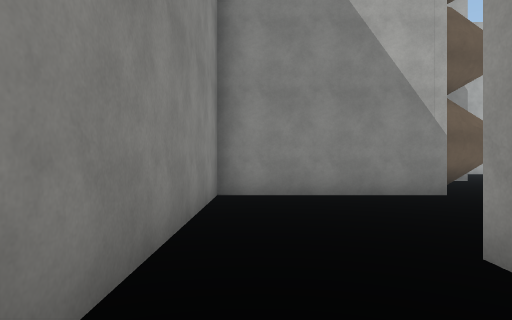
View 1 (above)

24 first-person views from a walk through a Unity game level. The camera is 1.5 m above the floor, looks level and sees 75° across. The floor is counted in squares, 2 m on a side. Each view is taken from the middle of a square. On the plan, view 1 faces up. The plan holds only what a view shows up to about 11 squares ahead; the rest is blank. The place goes on beyond the plan. The player is left out. Surface patterns are stand-ins for the level's own textures.

View 2
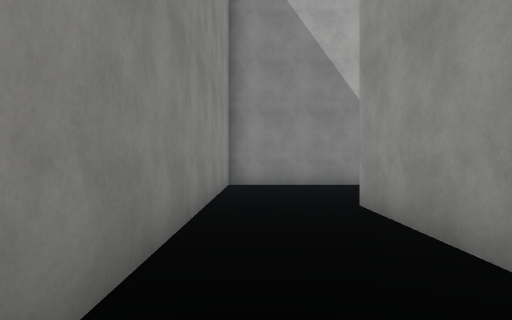

View 3
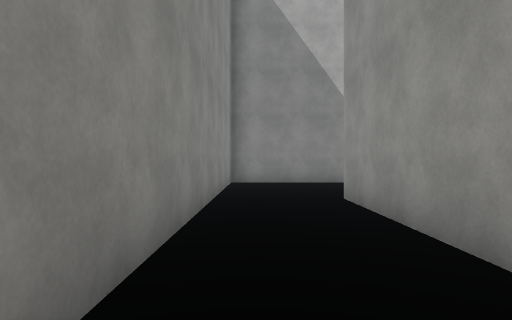

View 4
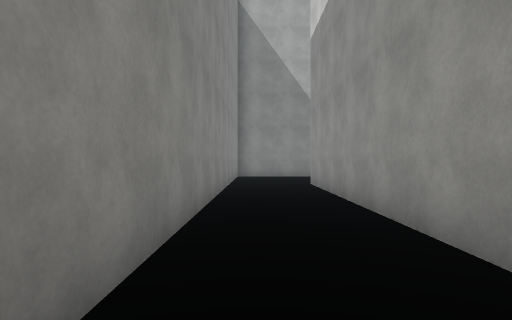

View 5
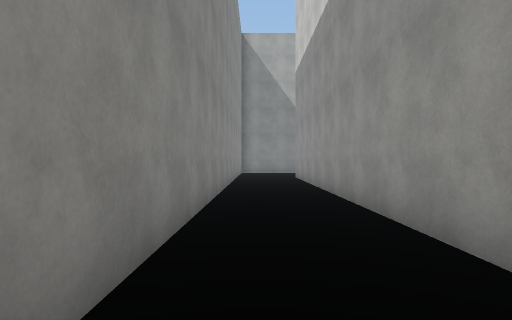

View 6
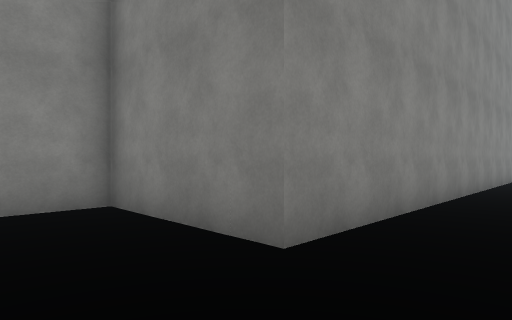

View 7
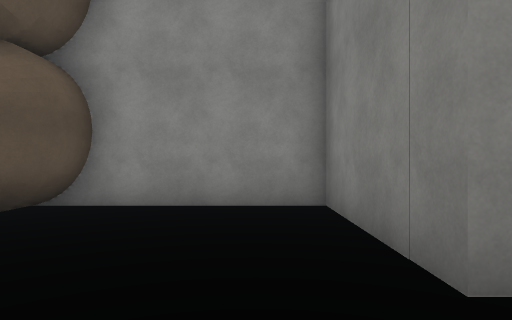

View 8
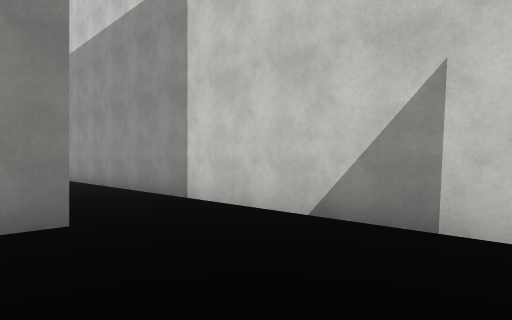

View 9
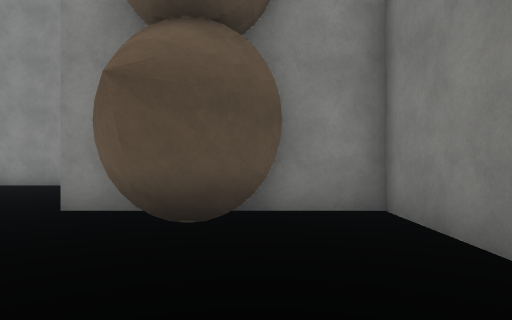

View 10
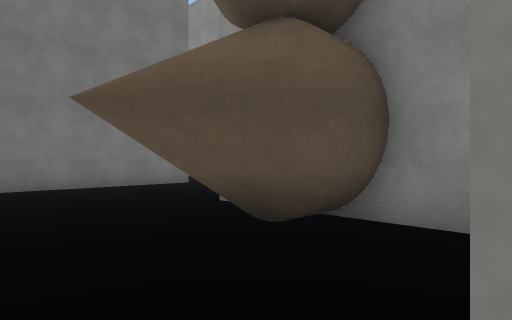

View 11
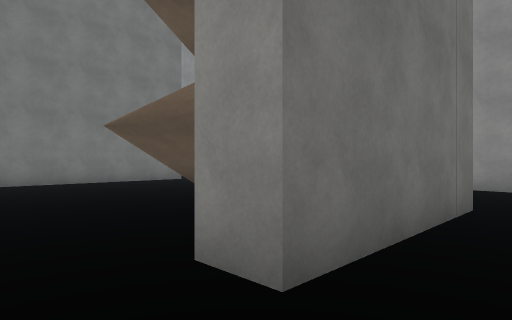

View 12
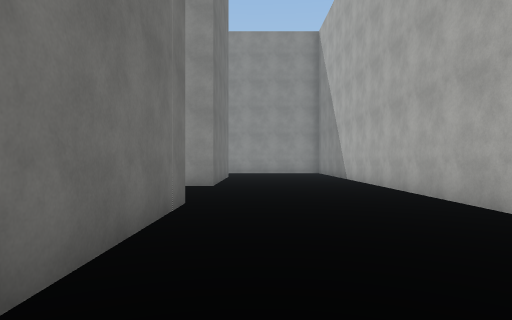

View 13
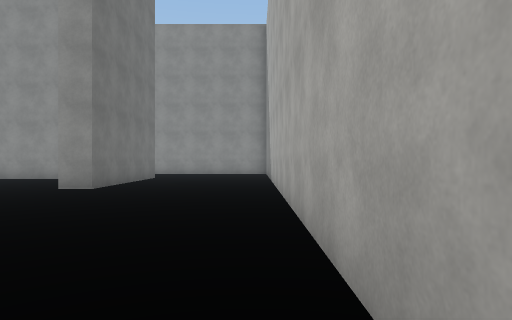

View 14
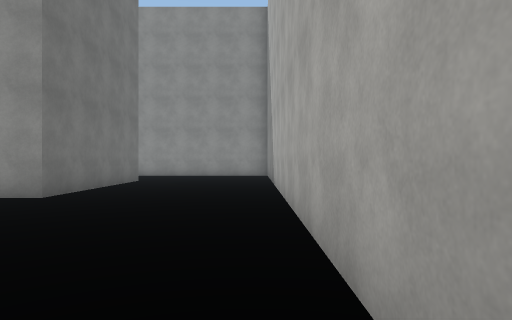

View 15
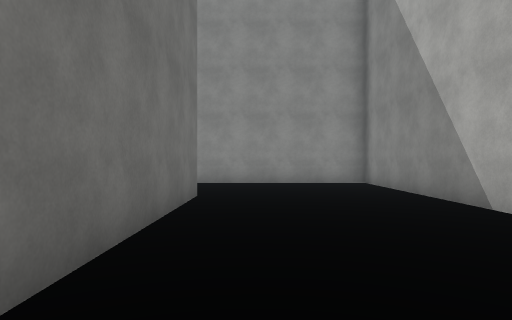

View 16
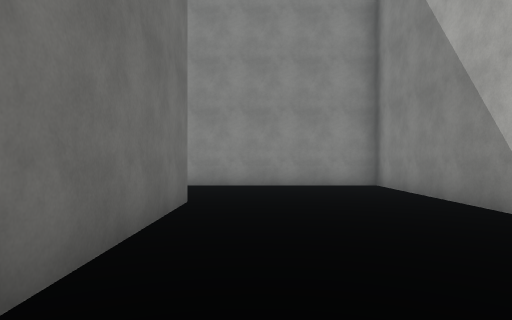

View 17
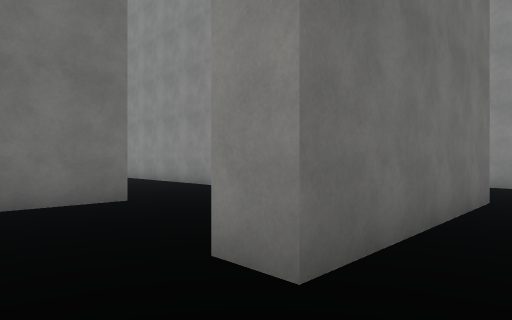

View 18
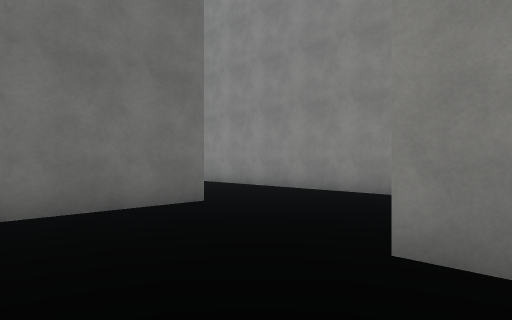

View 19
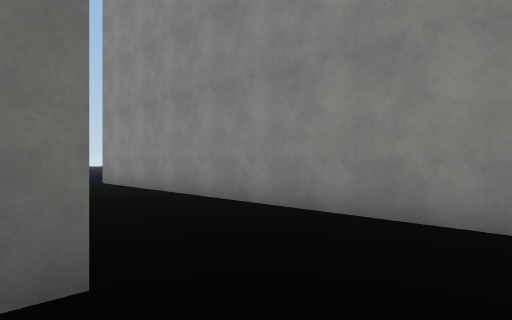

View 20
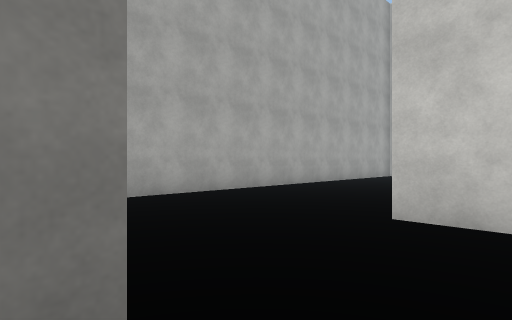

View 21
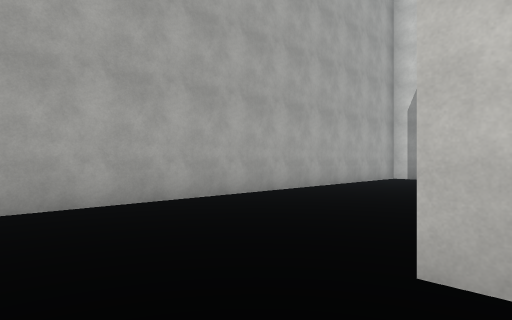

View 22
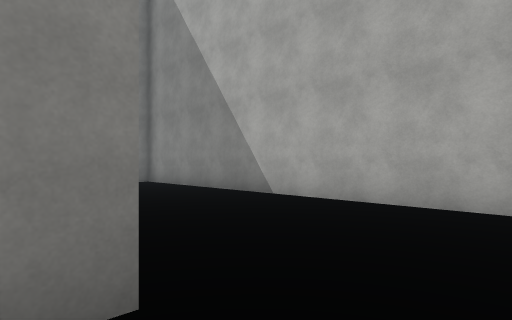

View 23
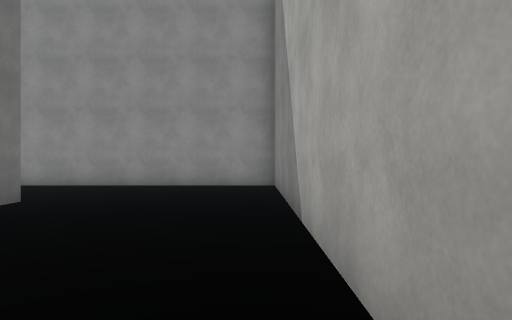

View 24
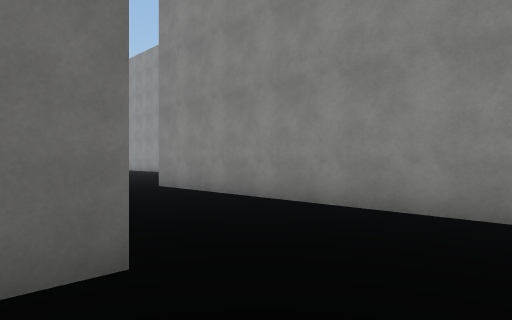

### Floor plan
Points are (right, up) in squares from view 1. A wall is a line through its corners. A room is listed if a view was taken in it or the views show most of it. See-through windows are left out.
Room 1 (views 1, 2, 3, 4, 9, 10)
walls: (6.6, 11.9) (4.1, 11.9) (4.1, 7.1) (-0.8, 7.1) (-0.8, -11.8); (7.6, 12.8) (7.6, 11.9); (1.7, -12.4) (1.7, 2.5) (7.5, 2.5)
ways out: opening at (0.5, -11.5) to room 2; opening at (8.5, 12) to room 3
objects: other object (5, 8) to (6, 10); other object (5, 9)
Room 2 (views 5, 6, 7, 8)
walls: (-0.8, -11.8) (-4.5, -11.8) (-4.5, -16.1); (1.7, -15.6) (1.7, -12.4)
ways out: opening at (0.5, -11.5) to room 1
objects: other object (-4, -16) to (-3, -16)
Room 3 (views 11, 12, 13, 14, 15, 16, 17, 18, 19, 20, 21, 22, 23, 24)
walls: (-1.8, 8) (1.4, 8); (-5.1, 10) (-5.1, -1.1); (-6, 12.8) (-0.6, 12.8) (-0.6, 11.9) (-1, 11.9); (3.2, 11.5) (3.2, 12.8) (7.6, 12.8); (9.5, 17.6) (-9.8, 17.6) (-9.8, 6.1)
ways out: opening at (8.5, 12) to room 1

Positions as (right, up) in squares from view 1, and headings:
1: (0, 0), facing up
2: (0, -3), facing up
3: (0, -4), facing up
4: (0, -8), facing up
5: (0, -12), facing up
6: (1, -14), facing up-left
7: (1, -13), facing left
8: (-2, -16), facing up-right
9: (9, 10), facing left
10: (8, 12), facing down-left
11: (9, 14), facing down-left
12: (9, 14), facing left
13: (8, 17), facing left
14: (6, 17), facing left
15: (1, 14), facing left
16: (0, 14), facing left
17: (1, 14), facing down-left
18: (2, 13), facing down-left
19: (-1, 10), facing down-left
20: (-1, 11), facing up-right
21: (1, 12), facing up-right
22: (1, 12), facing up-left
23: (0, 17), facing left
24: (-5, 15), facing down-left
